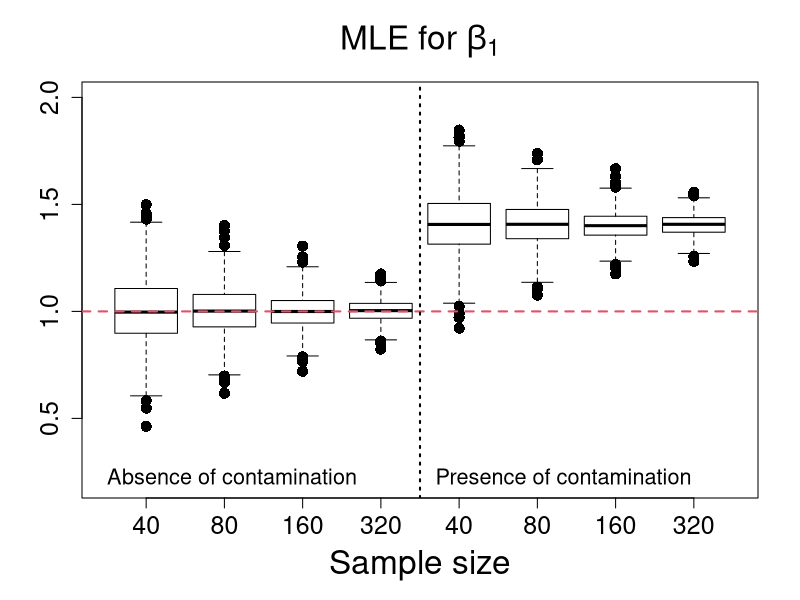
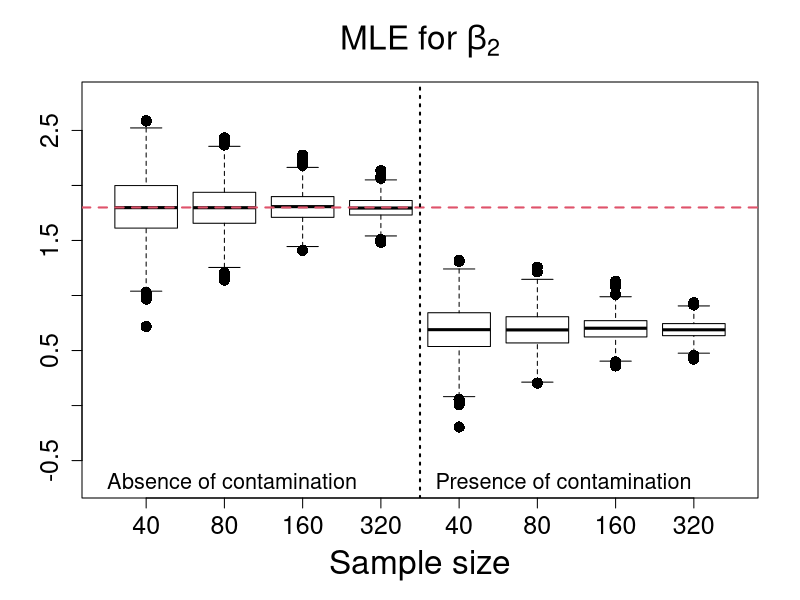
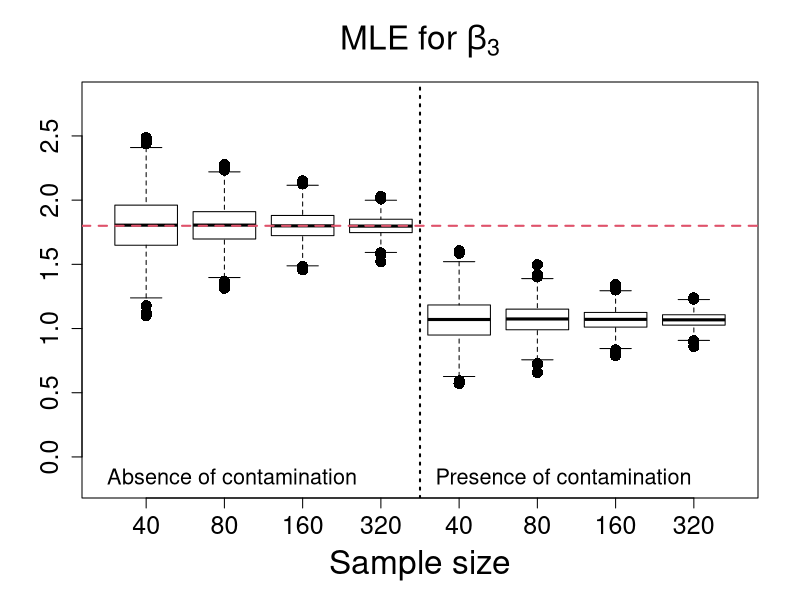
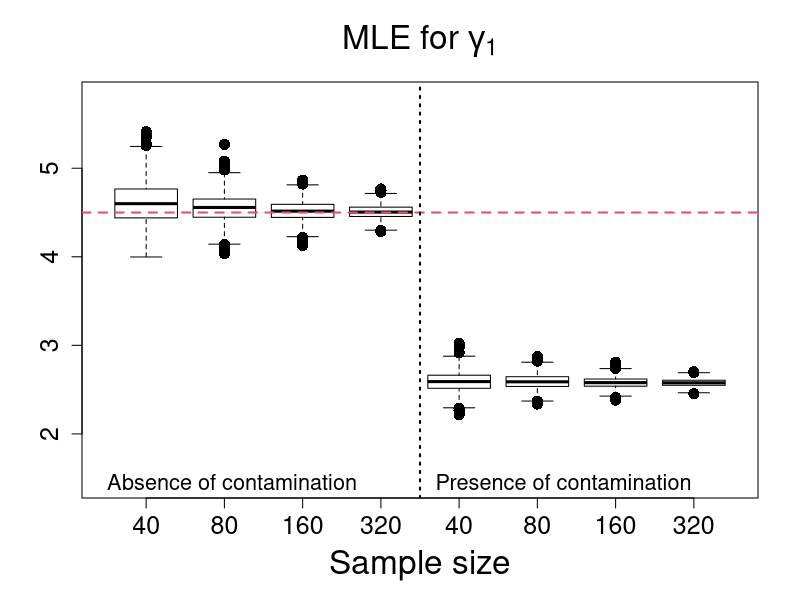
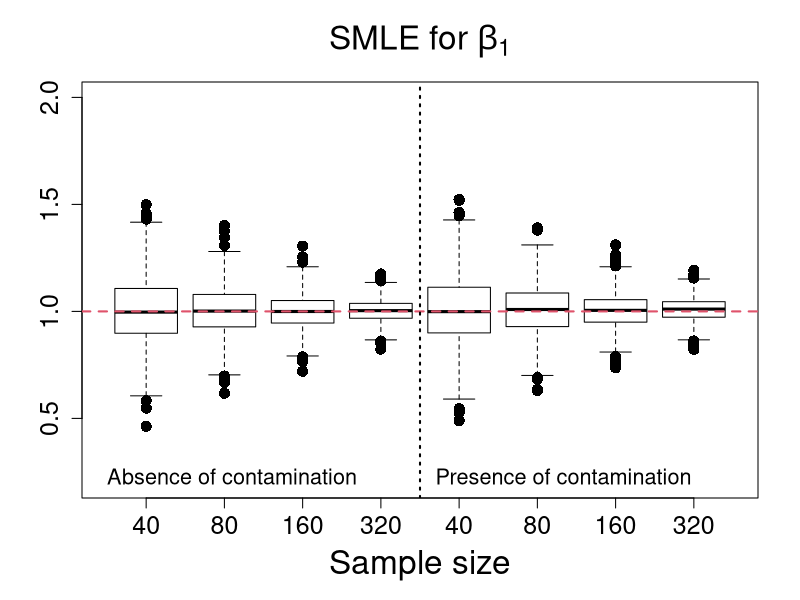
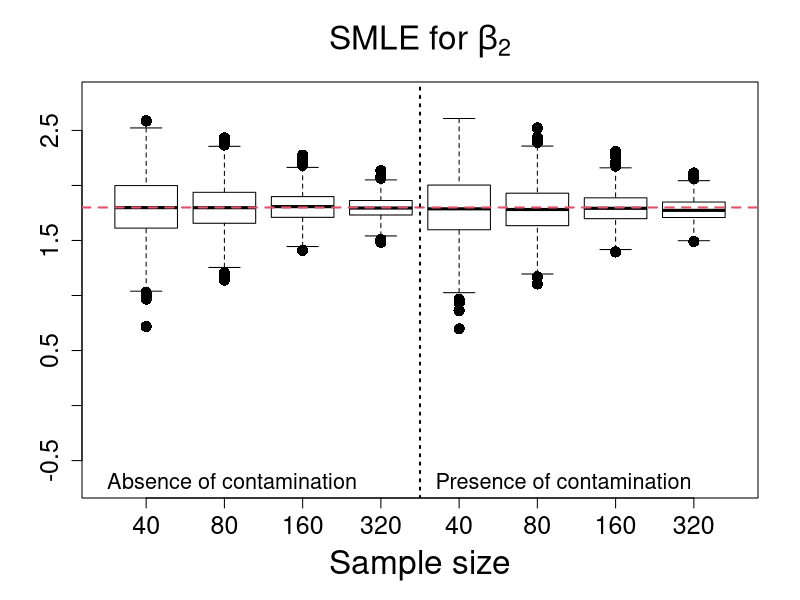
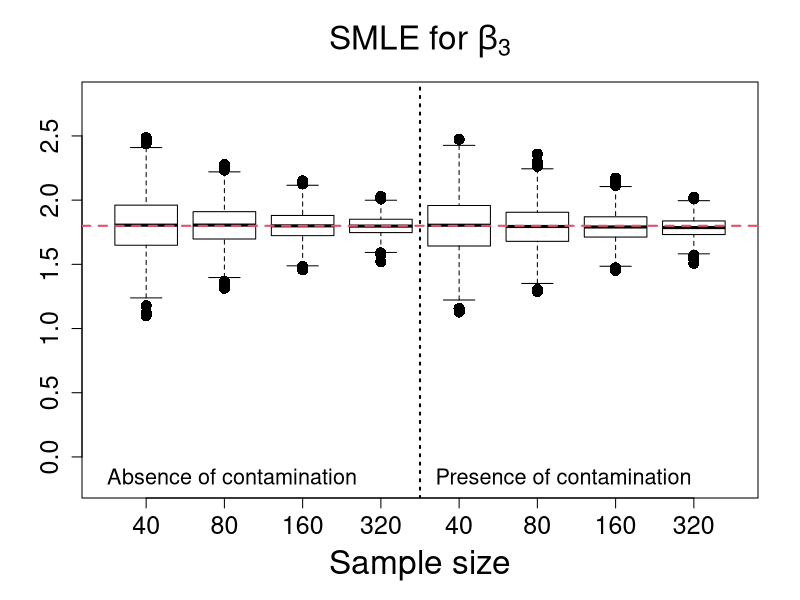
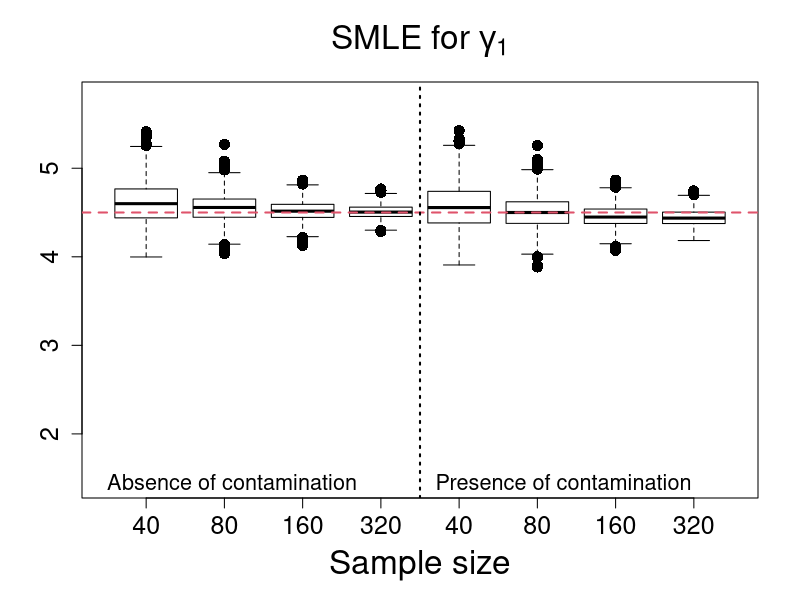

R code for these plots, in order:
rm(list=ls())

data40 <- read.table("Estimates_Scenario3_n40.txt", h=T)
data80 <- read.table("Estimates_Scenario3_n80.txt", h=T)
data160 <- read.table("Estimates_Scenario3_n160.txt", h=T)
data320 <- read.table("Estimates_Scenario3_n320.txt", h=T)

#**************************MLE estimates******************************#
MLE_beta1_n40 <- data40$MLE_beta1; MLEC_beta1_n40 <- data40$MLE_C_beta1
MLE_beta2_n40 <- data40$MLE_beta2; MLEC_beta2_n40 <- data40$MLE_C_beta2
MLE_beta3_n40 <- data40$MLE_beta3; MLEC_beta3_n40 <- data40$MLE_C_beta3
MLE_gama1_n40 <- data40$MLE_gama1; MLEC_gama1_n40 <- data40$MLE_C_gama1

MLE_beta1_n80 <- data80$MLE_beta1; MLEC_beta1_n80 <- data80$MLE_C_beta1
MLE_beta2_n80 <- data80$MLE_beta2; MLEC_beta2_n80 <- data80$MLE_C_beta2
MLE_beta3_n80 <- data80$MLE_beta3; MLEC_beta3_n80 <- data80$MLE_C_beta3
MLE_gama1_n80 <- data80$MLE_gama1; MLEC_gama1_n80 <- data80$MLE_C_gama1

MLE_beta1_n160 <- data160$MLE_beta1; MLEC_beta1_n160 <- data160$MLE_C_beta1
MLE_beta2_n160 <- data160$MLE_beta2; MLEC_beta2_n160 <- data160$MLE_C_beta2
MLE_beta3_n160 <- data160$MLE_beta3; MLEC_beta3_n160 <- data160$MLE_C_beta3
MLE_gama1_n160 <- data160$MLE_gama1; MLEC_gama1_n160 <- data160$MLE_C_gama1

MLE_beta1_n320 <- data320$MLE_beta1; MLEC_beta1_n320 <- data320$MLE_C_beta1
MLE_beta2_n320 <- data320$MLE_beta2; MLEC_beta2_n320 <- data320$MLE_C_beta2
MLE_beta3_n320 <- data320$MLE_beta3; MLEC_beta3_n320 <- data320$MLE_C_beta3
MLE_gama1_n320 <- data320$MLE_gama1; MLEC_gama1_n320 <- data320$MLE_C_gama1

#**************************SMLE estimates******************************#
SMLE_beta1_n40 <- data40$SMLE_beta1; SMLEC_beta1_n40 <- data40$SMLE_C_beta1
SMLE_beta2_n40 <- data40$SMLE_beta2; SMLEC_beta2_n40 <- data40$SMLE_C_beta2
SMLE_beta3_n40 <- data40$SMLE_beta3; SMLEC_beta3_n40 <- data40$SMLE_C_beta3
SMLE_gama1_n40 <- data40$SMLE_gama1; SMLEC_gama1_n40 <- data40$SMLE_C_gama1

SMLE_beta1_n80 <- data80$SMLE_beta1; SMLEC_beta1_n80 <- data80$SMLE_C_beta1
SMLE_beta2_n80 <- data80$SMLE_beta2; SMLEC_beta2_n80 <- data80$SMLE_C_beta2
SMLE_beta3_n80 <- data80$SMLE_beta3; SMLEC_beta3_n80 <- data80$SMLE_C_beta3
SMLE_gama1_n80 <- data80$SMLE_gama1; SMLEC_gama1_n80 <- data80$SMLE_C_gama1

SMLE_beta1_n160 <- data160$SMLE_beta1; SMLEC_beta1_n160 <- data160$SMLE_C_beta1
SMLE_beta2_n160 <- data160$SMLE_beta2; SMLEC_beta2_n160 <- data160$SMLE_C_beta2
SMLE_beta3_n160 <- data160$SMLE_beta3; SMLEC_beta3_n160 <- data160$SMLE_C_beta3
SMLE_gama1_n160 <- data160$SMLE_gama1; SMLEC_gama1_n160 <- data160$SMLE_C_gama1

SMLE_beta1_n320 <- data320$SMLE_beta1; SMLEC_beta1_n320 <- data320$SMLE_C_beta1
SMLE_beta2_n320 <- data320$SMLE_beta2; SMLEC_beta2_n320 <- data320$SMLE_C_beta2
SMLE_beta3_n320 <- data320$SMLE_beta3; SMLEC_beta3_n320 <- data320$SMLE_C_beta3
SMLE_gama1_n320 <- data320$SMLE_gama1; SMLEC_gama1_n320 <- data320$SMLE_C_gama1

#**************************MDPDE estimates******************************#
MDPDE_beta1_n40 <- data40$MDPDE_beta1; MDPDEC_beta1_n40 <- data40$MDPDE_C_beta1
MDPDE_beta2_n40 <- data40$MDPDE_beta2; MDPDEC_beta2_n40 <- data40$MDPDE_C_beta2
MDPDE_beta3_n40 <- data40$MDPDE_beta3; MDPDEC_beta3_n40 <- data40$MDPDE_C_beta3
MDPDE_gama1_n40 <- data40$MDPDE_gama1; MDPDEC_gama1_n40 <- data40$MDPDE_C_gama1

MDPDE_beta1_n80 <- data80$MDPDE_beta1; MDPDEC_beta1_n80 <- data80$MDPDE_C_beta1
MDPDE_beta2_n80 <- data80$MDPDE_beta2; MDPDEC_beta2_n80 <- data80$MDPDE_C_beta2
MDPDE_beta3_n80 <- data80$MDPDE_beta3; MDPDEC_beta3_n80 <- data80$MDPDE_C_beta3
MDPDE_gama1_n80 <- data80$MDPDE_gama1; MDPDEC_gama1_n80 <- data80$MDPDE_C_gama1

MDPDE_beta1_n160 <- data160$MDPDE_beta1; MDPDEC_beta1_n160 <- data160$MDPDE_C_beta1
MDPDE_beta2_n160 <- data160$MDPDE_beta2; MDPDEC_beta2_n160 <- data160$MDPDE_C_beta2
MDPDE_beta3_n160 <- data160$MDPDE_beta3; MDPDEC_beta3_n160 <- data160$MDPDE_C_beta3
MDPDE_gama1_n160 <- data160$MDPDE_gama1; MDPDEC_gama1_n160 <- data160$MDPDE_C_gama1

MDPDE_beta1_n320 <- data320$MDPDE_beta1; MDPDEC_beta1_n320 <- data320$MDPDE_C_beta1
MDPDE_beta2_n320 <- data320$MDPDE_beta2; MDPDEC_beta2_n320 <- data320$MDPDE_C_beta2
MDPDE_beta3_n320 <- data320$MDPDE_beta3; MDPDEC_beta3_n320 <- data320$MDPDE_C_beta3
MDPDE_gama1_n320 <- data320$MDPDE_gama1; MDPDEC_gama1_n320 <- data320$MDPDE_C_gama1

#********************MLE estimates****************#

#********************MLE estimates of beta1****************#
boxplot(MLE_beta1_n40,MLE_beta1_n80,MLE_beta1_n160,MLE_beta1_n320,
MLEC_beta1_n40,MLEC_beta1_n80,MLEC_beta1_n160,MLEC_beta1_n320,
main=expression( paste("MLE for ", beta[1])),
xlab="Sample size",ylab="",names=c(40,80,160,320,40,80,160,320),outline=T,
ylim=c(0.2, 2.0), cex=1.5,cex.lab=2.0,cex.axis=1.5,cex.main=2.0, pch=16, col = NULL)
abline(1.0,0,col=2,lty=2,lwd=2)
abline(v=4.5,lty=3,lwd=2)
legend(0.0, 0.35,"Absence of contamination",bty="n",cex=1.3)
legend(4.2, 0.35,"Presence of contamination",bty="n",cex=1.3)

#********************MLE estimates of beta2****************#
boxplot(MLE_beta2_n40,MLE_beta2_n80,MLE_beta2_n160,MLE_beta2_n320,
MLEC_beta2_n40,MLEC_beta2_n80,MLEC_beta2_n160,MLEC_beta2_n320,
main=expression( paste("MLE for ", beta[2])),
xlab="Sample size",ylab="",names=c(40,80,160,320,40,80,160,320),outline=T,
ylim=c(-0.7, 2.8), cex=1.5,cex.lab=2.0,cex.axis=1.5,cex.main=2.0, pch=16, col = NULL)
abline(1.8,0,col=2,lty=2,lwd=2)
abline(v=4.5,lty=3,lwd=2)
legend(0.0,-0.45,"Absence of contamination",bty="n",cex=1.3)
legend(4.2,-0.45,"Presence of contamination",bty="n",cex=1.3)

#********************MLE estimates of beta3****************#
boxplot(MLE_beta3_n40,MLE_beta3_n80,MLE_beta3_n160,MLE_beta3_n320,
MLEC_beta3_n40,MLEC_beta3_n80,MLEC_beta3_n160,MLEC_beta3_n320,
main=expression( paste("MLE for ", beta[3])),
xlab="Sample size",ylab="",names=c(40,80,160,320,40,80,160,320),outline=T,
ylim=c(-0.2, 2.8), cex=1.5,cex.lab=2.0,cex.axis=1.5,cex.main=2.0, pch=16, col = NULL)
abline(1.8,0,col=2,lty=2,lwd=2)
abline(v=4.5,lty=3,lwd=2)
legend(0.0,0.05,"Absence of contamination",bty="n",cex=1.3)
legend(4.2,0.05,"Presence of contamination",bty="n",cex=1.3)

#********************MLE estimates of gamma1****************#
boxplot(MLE_gama1_n40,MLE_gama1_n80,MLE_gama1_n160,MLE_gama1_n320,
MLEC_gama1_n40,MLEC_gama1_n80,MLEC_gama1_n160,MLEC_gama1_n320,
main=expression( paste("MLE for ", gamma[1])),
xlab="Sample size",ylab="",names=c(40,80,160,320,40,80,160,320),outline=T,
ylim=c(1.45,5.8), cex=1.5,cex.lab=2.0,cex.axis=1.5,cex.main=2.0, pch=16, col = NULL)
abline(4.5,0,col=2,lty=2,lwd=2)
abline(v=4.5,lty=3,lwd=2)
legend(0.0,1.75,"Absence of contamination",bty="n", cex=1.3)
legend(4.2,1.75,"Presence of contamination",bty="n", cex=1.3)

#********************SMLE estimates****************#

#********************SMLE estimates of beta1****************#
boxplot(SMLE_beta1_n40,SMLE_beta1_n80,SMLE_beta1_n160,SMLE_beta1_n320,
SMLEC_beta1_n40,SMLEC_beta1_n80,SMLEC_beta1_n160,SMLEC_beta1_n320,
main=expression( paste("SMLE for ", beta[1])),
xlab="Sample size",ylab="",names=c(40,80,160,320,40,80,160,320),outline=T,
ylim=c(0.2, 2.0), cex=1.5,cex.lab=2.0,cex.axis=1.5,cex.main=2.0, pch=16, col = NULL)
abline(1.0,0,col=2,lty=2,lwd=2)
abline(v=4.5,lty=3,lwd=2)
legend(0.0, 0.35,"Absence of contamination",bty="n",cex=1.3)
legend(4.2, 0.35,"Presence of contamination",bty="n",cex=1.3)

#********************SMLE estimates of beta2****************#
boxplot(SMLE_beta2_n40,SMLE_beta2_n80,SMLE_beta2_n160,SMLE_beta2_n320,
SMLEC_beta2_n40,SMLEC_beta2_n80,SMLEC_beta2_n160,SMLEC_beta2_n320,
main=expression( paste("SMLE for ", beta[2])),
xlab="Sample size",ylab="",names=c(40,80,160,320,40,80,160,320),outline=T,
ylim=c(-0.7, 2.8), cex=1.5,cex.lab=2.0,cex.axis=1.5,cex.main=2.0, pch=16, col = NULL)
abline(1.8,0,col=2,lty=2,lwd=2)
abline(v=4.5,lty=3,lwd=2)
legend(0.0,-0.45,"Absence of contamination",bty="n",cex=1.3)
legend(4.2,-0.45,"Presence of contamination",bty="n",cex=1.3)

#********************SMLE estimates of beta3****************#
boxplot(SMLE_beta3_n40,SMLE_beta3_n80,SMLE_beta3_n160,SMLE_beta3_n320,
SMLEC_beta3_n40,SMLEC_beta3_n80,SMLEC_beta3_n160,SMLEC_beta3_n320,
main=expression( paste("SMLE for ", beta[3])),
xlab="Sample size",ylab="",names=c(40,80,160,320,40,80,160,320),outline=T,
ylim=c(-0.2, 2.8), cex=1.5,cex.lab=2.0,cex.axis=1.5,cex.main=2.0, pch=16, col = NULL)
abline(1.8,0,col=2,lty=2,lwd=2)
abline(v=4.5,lty=3,lwd=2)
legend(0.0,0.05,"Absence of contamination",bty="n",cex=1.3)
legend(4.2,0.05,"Presence of contamination",bty="n",cex=1.3)

#********************SMLE estimates of gamma1****************#
boxplot(SMLE_gama1_n40,SMLE_gama1_n80,SMLE_gama1_n160,SMLE_gama1_n320,
SMLEC_gama1_n40,SMLEC_gama1_n80,SMLEC_gama1_n160,SMLEC_gama1_n320,
main=expression( paste("SMLE for ", gamma[1])),
xlab="Sample size",ylab="",names=c(40,80,160,320,40,80,160,320),outline=T,
ylim=c(1.45,5.8), cex=1.5,cex.lab=2.0,cex.axis=1.5,cex.main=2.0, pch=16, col = NULL)
abline(4.5,0,col=2,lty=2,lwd=2)
abline(v=4.5,lty=3,lwd=2)
legend(0.0,1.75,"Absence of contamination",bty="n", cex=1.3)
legend(4.2,1.75,"Presence of contamination",bty="n", cex=1.3)

#********************MDPDE estimates****************#

#********************MDPDE estimates of beta1****************#
boxplot(MDPDE_beta1_n40,MDPDE_beta1_n80,MDPDE_beta1_n160,MDPDE_beta1_n320,
MDPDEC_beta1_n40,MDPDEC_beta1_n80,MDPDEC_beta1_n160,MDPDEC_beta1_n320,
main=expression( paste("MDPDE for ", beta[1])),
xlab="Sample size",ylab="",names=c(40,80,160,320,40,80,160,320),outline=T,
ylim=c(0.2, 2.0), cex=1.5,cex.lab=2.0,cex.axis=1.5,cex.main=2.0, pch=16, col = NULL)
abline(1.0,0,col=2,lty=2,lwd=2)
abline(v=4.5,lty=3,lwd=2)
legend(0.0, 0.35,"Absence of contamination",bty="n",cex=1.3)
legend(4.2, 0.35,"Presence of contamination",bty="n",cex=1.3)

#********************MDPDE estimates of beta2****************#
boxplot(MDPDE_beta2_n40,MDPDE_beta2_n80,MDPDE_beta2_n160,MDPDE_beta2_n320,
MDPDEC_beta2_n40,MDPDEC_beta2_n80,MDPDEC_beta2_n160,MDPDEC_beta2_n320,
main=expression( paste("MDPDE for ", beta[2])),
xlab="Sample size",ylab="",names=c(40,80,160,320,40,80,160,320),outline=T,
ylim=c(-0.7,2.8), cex=1.5,cex.lab=2.0,cex.axis=1.5,cex.main=2.0, pch=16, col = NULL)
abline(1.8,0,col=2,lty=2,lwd=2)
abline(v=4.5,lty=3,lwd=2)
legend(0.0,-0.45,"Absence of contamination",bty="n",cex=1.3)
legend(4.2,-0.45,"Presence of contamination",bty="n",cex=1.3)

#********************SMLE estimates of beta3****************#
boxplot(SMLE_beta3_n40,SMLE_beta3_n80,SMLE_beta3_n160,SMLE_beta3_n320,
SMLEC_beta3_n40,SMLEC_beta3_n80,SMLEC_beta3_n160,SMLEC_beta3_n320,
main=expression( paste("SMLE for ", beta[3])),
xlab="Sample size",ylab="",names=c(40,80,160,320,40,80,160,320),outline=T,
ylim=c(-0.2, 2.8), cex=1.5,cex.lab=2.0,cex.axis=1.5,cex.main=2.0, pch=16, col = NULL)
abline(1.8,0,col=2,lty=2,lwd=2)
abline(v=4.5,lty=3,lwd=2)
legend(0.0,0.05,"Absence of contamination",bty="n",cex=1.3)
legend(4.2,0.05,"Presence of contamination",bty="n",cex=1.3)

#********************MDPDE estimates of gamma1****************#
boxplot(MDPDE_gama1_n40,MDPDE_gama1_n80,MDPDE_gama1_n160,MDPDE_gama1_n320,
MDPDEC_gama1_n40,MDPDEC_gama1_n80,MDPDEC_gama1_n160,MDPDEC_gama1_n320,
main=expression( paste("MDPDE for ", gamma[1])),
xlab="Sample size",ylab="",names=c(40,80,160,320,40,80,160,320),outline=T,
ylim=c(1.45,5.8), cex=1.5,cex.lab=2.0,cex.axis=1.5,cex.main=2.0, pch=16, col = NULL)
abline(4.5,0,col=2,lty=2,lwd=2)
abline(v=4.5,lty=3,lwd=2)
legend(0.0,1.75,"Absence of contamination",bty="n", cex=1.3)
legend(4.2,1.75,"Presence of contamination",bty="n", cex=1.3)












